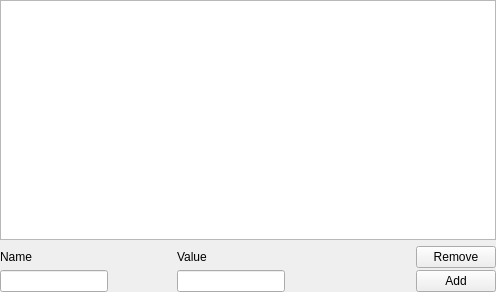
<?xml version="1.0" encoding="UTF-8"?>
<ui version="4.0">
 <class>MufSymbolListView_w</class>
 <widget class="QWidget" name="MufSymbolListView_w">
  <property name="geometry">
   <rect>
    <x>0</x>
    <y>0</y>
    <width>496</width>
    <height>292</height>
   </rect>
  </property>
  <property name="windowTitle">
   <string>Form</string>
  </property>
  <layout class="QGridLayout" name="gridLayout">
   <property name="leftMargin">
    <number>0</number>
   </property>
   <property name="topMargin">
    <number>0</number>
   </property>
   <property name="rightMargin">
    <number>0</number>
   </property>
   <property name="bottomMargin">
    <number>0</number>
   </property>
   <item row="0" column="0" colspan="6">
    <widget class="QTableView" name="list"/>
   </item>
   <item row="1" column="0">
    <layout class="QVBoxLayout" name="name">
     <property name="spacing">
      <number>6</number>
     </property>
     <item alignment="Qt::AlignBottom">
      <widget class="QLabel" name="name_l">
       <property name="text">
        <string>Name</string>
       </property>
      </widget>
     </item>
     <item>
      <widget class="QLineEdit" name="name_i"/>
     </item>
    </layout>
   </item>
   <item row="1" column="1">
    <spacer name="horizontalSpacer_6">
     <property name="orientation">
      <enum>Qt::Horizontal</enum>
     </property>
     <property name="sizeHint" stdset="0">
      <size>
       <width>40</width>
       <height>20</height>
      </size>
     </property>
    </spacer>
   </item>
   <item row="1" column="2">
    <layout class="QVBoxLayout" name="value">
     <item alignment="Qt::AlignBottom">
      <widget class="QLabel" name="value_l">
       <property name="text">
        <string>Value</string>
       </property>
      </widget>
     </item>
     <item>
      <widget class="QLineEdit" name="value_i"/>
     </item>
    </layout>
   </item>
   <item row="1" column="3">
    <spacer name="horizontalSpacer">
     <property name="orientation">
      <enum>Qt::Horizontal</enum>
     </property>
     <property name="sizeHint" stdset="0">
      <size>
       <width>40</width>
       <height>20</height>
      </size>
     </property>
    </spacer>
   </item>
   <item row="1" column="4">
    <spacer name="horizontalSpacer_8">
     <property name="orientation">
      <enum>Qt::Horizontal</enum>
     </property>
     <property name="sizeHint" stdset="0">
      <size>
       <width>40</width>
       <height>20</height>
      </size>
     </property>
    </spacer>
   </item>
   <item row="1" column="5">
    <layout class="QVBoxLayout" name="buttons">
     <property name="spacing">
      <number>2</number>
     </property>
     <item>
      <widget class="QPushButton" name="remove_b">
       <property name="text">
        <string>Remove</string>
       </property>
      </widget>
     </item>
     <item>
      <widget class="QPushButton" name="add_b">
       <property name="text">
        <string>Add</string>
       </property>
      </widget>
     </item>
    </layout>
   </item>
  </layout>
 </widget>
 <resources/>
 <connections/>
</ui>
